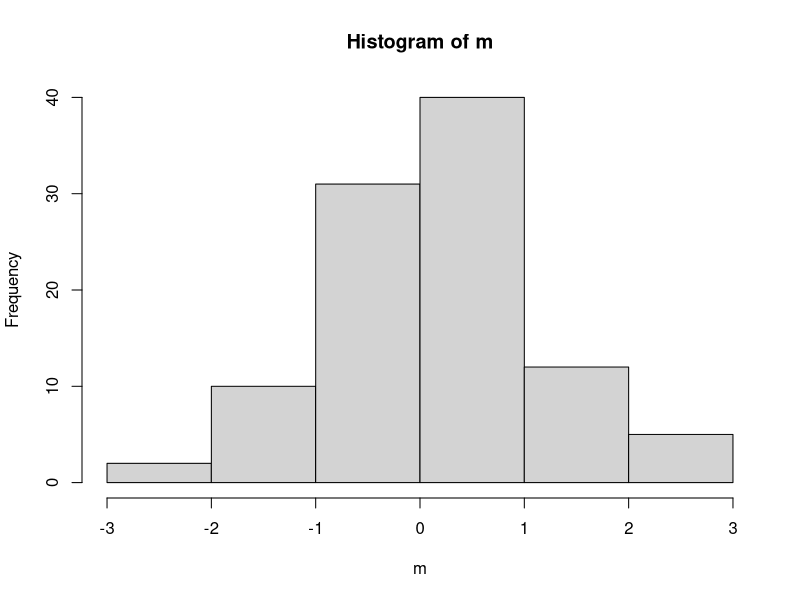
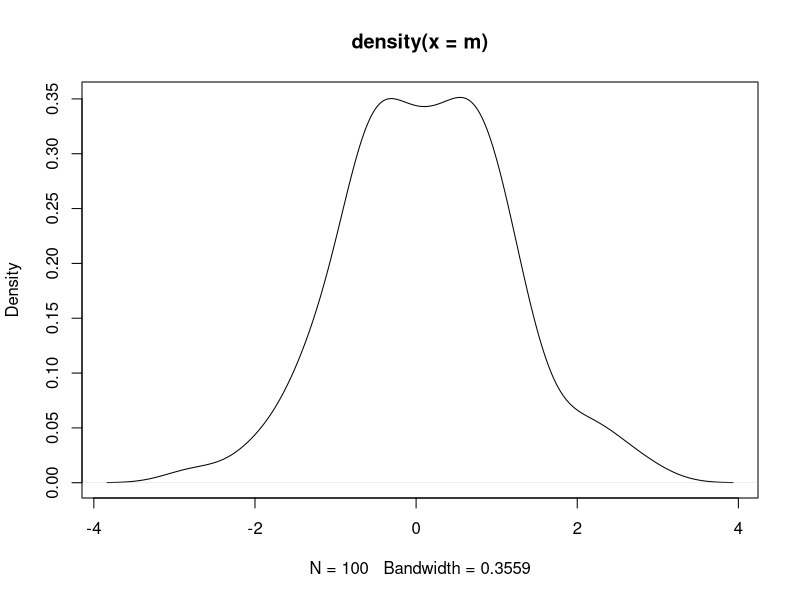
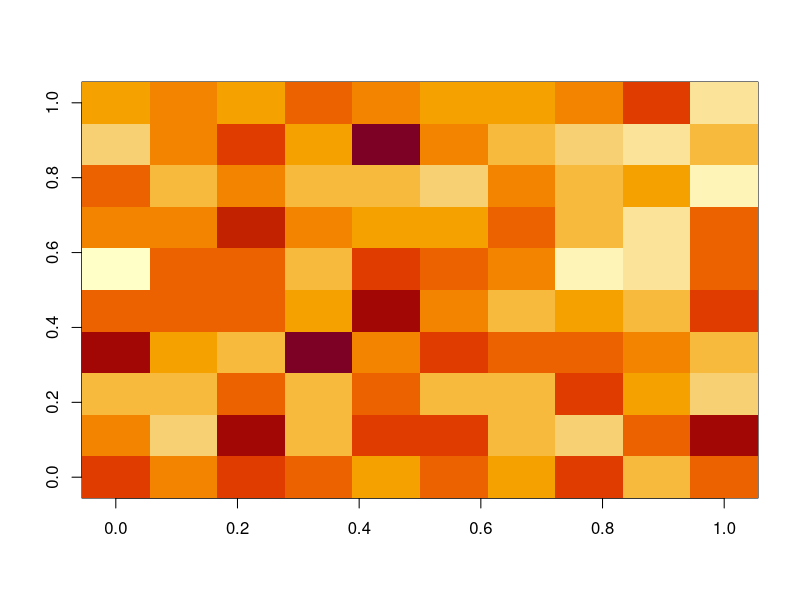

Write the R code that produced these figures, in order.
plotm <- function(m){
  # pause between plots 
  par(ask = TRUE)
  
  hist(m)
  plot(density(m))
  image(m)
}

plotm(matrix(rnorm(100), ncol = 10))

